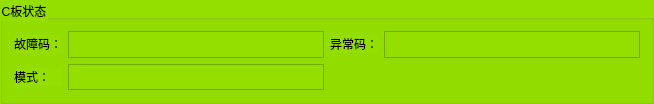
      <widget class="QGroupBox" name="groupBox_6">
       <property name="styleSheet">
        <string notr="true">background-color: rgb(149, 223, 0);</string>
       </property>
       <property name="title">
        <string>C板状态</string>
       </property>
       <layout class="QGridLayout" name="gridLayout_6">
        <item row="0" column="0">
         <widget class="QLabel" name="label_33">
          <property name="sizePolicy">
           <sizepolicy hsizetype="Expanding" vsizetype="Fixed">
            <horstretch>0</horstretch>
            <verstretch>0</verstretch>
           </sizepolicy>
          </property>
          <property name="text">
           <string>故障码：</string>
          </property>
         </widget>
        </item>
        <item row="0" column="1">
         <widget class="QTextBrowser" name="errcode">
          <property name="sizePolicy">
           <sizepolicy hsizetype="Expanding" vsizetype="Fixed">
            <horstretch>0</horstretch>
            <verstretch>0</verstretch>
           </sizepolicy>
          </property>
          <property name="maximumSize">
           <size>
            <width>16777215</width>
            <height>27</height>
           </size>
          </property>
         </widget>
        </item>
        <item row="0" column="2">
         <widget class="QLabel" name="label_34">
          <property name="sizePolicy">
           <sizepolicy hsizetype="Expanding" vsizetype="Fixed">
            <horstretch>0</horstretch>
            <verstretch>0</verstretch>
           </sizepolicy>
          </property>
          <property name="text">
           <string>异常码：</string>
          </property>
         </widget>
        </item>
        <item row="0" column="3">
         <widget class="QTextBrowser" name="warrcode">
          <property name="sizePolicy">
           <sizepolicy hsizetype="Expanding" vsizetype="Fixed">
            <horstretch>0</horstretch>
            <verstretch>0</verstretch>
           </sizepolicy>
          </property>
          <property name="maximumSize">
           <size>
            <width>16777215</width>
            <height>27</height>
           </size>
          </property>
         </widget>
        </item>
        <item row="1" column="0">
         <widget class="QLabel" name="label_35">
          <property name="sizePolicy">
           <sizepolicy hsizetype="Expanding" vsizetype="Fixed">
            <horstretch>0</horstretch>
            <verstretch>0</verstretch>
           </sizepolicy>
          </property>
          <property name="text">
           <string>模式：</string>
          </property>
         </widget>
        </item>
        <item row="1" column="1">
         <widget class="QTextBrowser" name="workmodel">
          <property name="sizePolicy">
           <sizepolicy hsizetype="Expanding" vsizetype="Fixed">
            <horstretch>0</horstretch>
            <verstretch>0</verstretch>
           </sizepolicy>
          </property>
          <property name="maximumSize">
           <size>
            <width>16777215</width>
            <height>26</height>
           </size>
          </property>
         </widget>
        </item>
       </layout>
      </widget>
